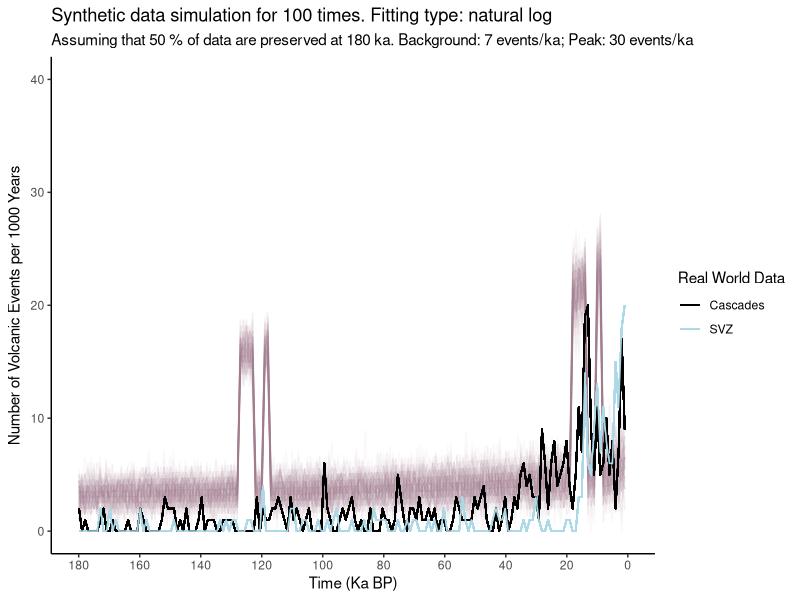

The R script that drew this image:
## ---- chunk 1
knitr::opts_chunk$set(echo = FALSE, warning=FALSE, message=FALSE)

## ---- chunk 2
synthetic_gen <- function(background, background_sd, peak, peak_sd, ar_uncertainty, degla1_begin, degla1_end, degla2_begin, degla2_end, small, gap){
  
  bg <- background
  pk <- peak
  bgsd <- background_sd
  pksd <- peak_sd
  t1 <- degla1_begin
  t2 <- degla1_end
  t3 <- degla2_begin
  t4 <- degla2_end
  gap <- as.integer(gap)
  
  library(ggplot2)
  
  # Initiating a new data.frame for the synthetic data
  syn <- data.frame(ka = c(1:180))
  syn$yearsBP <- NA
  for (i in 1:nrow(syn)){
    syn$yearsBP[i] <- syn$ka[i] * 1000
  }
  
  # Generating the synthetic data
  # method:
  # 1) Background noise = 5 +/- 4;
  #    The variation is based on the normal distribution
  #    using rnorm(1, mean=5, sd=2) function with as.integer()function
  #    which is: as.integer(rnorm(1, mean=5, sd=2))
  # 2) Peaks at interglacial periods:
  #    when ka -> (14, 18) OR (123, 127)
  # 3) Data at peaks = 30 +/- 5
  #    which is: as.integer(rnorm(1, mean=30, sd=2.5))
  syn$events <- NA
  
  if(small==1){
      for (i in 1:nrow(syn)){
        if(isTRUE(i>=t4 && i<=t3) || isTRUE(i>=t2 && i<=t1)){
            syn$events[i] <- as.integer(rnorm(1, mean=pk, sd=pksd))
            if(syn$events[i] < 0){
              syn$events[i] <- 0
            }
        } else if(isTRUE(i>=(t4-gap) && i<=(t4-gap+1)) || isTRUE(i>=(t2-gap) && i<=(t2-gap+1))){
            syn$events[i] <- as.integer(rnorm(1, mean=pk, sd=pksd))
            if(syn$events[i] < 0){
              syn$events[i] <- 0
            }
        } else {
            syn$events[i] <- as.integer(rnorm(1, mean=bg, sd=bgsd))
            if(syn$events[i] < 0){
              syn$events[i] <- 0
            }
        }
    }
  } else {
    for (i in 1:nrow(syn)){
        if(isTRUE(i>=t4 && i<=t3) || isTRUE(i>=t2 && i<=t1)){
            syn$events[i] <- as.integer(rnorm(1, mean=pk, sd=2.5))
            if(syn$events[i] < 0){
              syn$events[i] <- 0
            }
        } else {
            syn$events[i] <- as.integer(rnorm(1, mean=bg, sd=2))
            if(syn$events[i] < 0){
              syn$events[i] <- 0
            }
        }
    }
  }
  
  # generating temporal uncertainty up to 10% for Argon dating
  for (i in 2:(nrow(syn)-1)){
    x <- runif(1,0,1)
    if(x < ar_uncertainty/2){
      syn$events[i-1] <- syn$events[i-1] * (1 + ar_uncertainty/2)
      syn$events[i] <-  syn$events[i] * (1 - ar_uncertainty/2)
      if(syn$events[i] < 0){
        syn$events[i] <- 0
      }
    } else if (x > (1 - ar_uncertainty/2)) {
      syn$events[i] <- syn$events[i] * (1 + ar_uncertainty/2)
      syn$events[i+1] <-  syn$events[i+1] * (1 - ar_uncertainty/2)
      if(syn$events[i+1] < 0){
        syn$events[i+1] <- 0
      }
    }
  }
  
  
  # plot to see the synthetic data
  
  plot <- ggplot()+
    geom_line(data=syn, aes(x=syn$ka, y=syn$events))+
    scale_x_reverse(limits = c(180, 0),breaks = scales::pretty_breaks(n = 18)) +
    ggtitle("Synthetic data") +
    theme(panel.grid.major = element_blank(), panel.grid.minor = element_blank(),
          panel.background = element_blank(), axis.line = element_line(colour = "black"))+
    labs(y = "Events",
         x = "Ka")
  
  plot
  
  return(syn)
}

## ---- chunk 3
mc_syn <- function(type, p, run, background, background_sd, peak, peak_sd, ar_uncertainty, degla1_begin, degla1_end, degla2_begin, degla2_end, small, gap, plot){
  
  require(stringdist)
  
  #df <- syn
  #p <- 0.1
  #run <- 100
  
  
  bg <- background
  pk <- peak
  bgsd <- background_sd
  pksd <- peak_sd
  t1 <- degla1_begin
  t2 <- degla1_end
  t3 <- degla2_begin
  t4 <- degla2_end
  #type <-"linear"
  cascades<-read.csv(file="realData/cascades_simp.csv", header=TRUE, sep=",")
  svz<-read.csv(file="realData/svz_simp.csv", header=TRUE, sep=",")
  
  # Initiating the output data frame
  output <- data.frame(ka = c(1:180))
  
  if(type %in% "linear"){
    
    for(mc in 1:run){
      # generate a new synthetic dataset
      df <- synthetic_gen(bg, bgsd, pk, pksd, ar_uncertainty, t1, t2, t3, t4, small, gap)
      
      # calculate the number of events preserved in each time period
      output$nextrun <- NA
      df$prob <- NA
      
      # In the linear case, the fitting curve y = kx + b passes through (0,1) and (180, p)
      # Therefore:
      # b = 1 and 180k + 1 = p
      # solve: k = (p-1)/180
      # And the curve is: y = (p-1) * x / 180 + 1 where y is the prob and x is ka
      # And the number of preserved events is y * df$events[i]
      
      for (i in 1:nrow(output)){
        df$prob[i] <- (p-1) * df$ka[i] / 180 + 1
        output$nextrun[i] <- ((p-1) * output$ka[i] / 180 + 1) * df$events[i]
      }

      
      # set the column name
      names(output)[mc+1] <- paste("Simu",toString(mc), sep = " ", collapse = NULL)

    }
    # plot
    
    if(plot==0){
        maint <- paste("Synthetic data simulation for", toString(run), "times. Fitting type:", type)
        subt <- paste("Assuming that", toString(p*100), "% of data are preserved at 180 ka. Background:", toString(bg), "events/ka; Peak:", toString(pk), "events/ka")
        last <- run + 1
        plot <- ggplot()
        for(i in 2:last){
              gg.data <- data.frame(Time=output[,1], Events=output[,i])
              plot<- plot+
              geom_line(data=gg.data, aes(x=Time, y=Events),size = 0.5, colour="#A67C94", alpha = 0.05) 
            }
    
        plot <- plot + scale_x_reverse(limits = c(180, 0.1),breaks = scales::pretty_breaks(n = 9)) +
        ggtitle(maint, subt) +
        theme(panel.grid.major = element_blank(), panel.grid.minor = element_blank(),
            panel.background = element_blank(), axis.line = element_line(colour = "black"))+
        scale_y_continuous(name = expression("Number of Volcanic Events per 1000 Years"), limits = c(0, 40))+
        labs(y = "Counts",
            x = "Time (Ka BP)",
            colour = "Parameter")
        print(plot)
    } else {
        maint <- paste("Synthetic data simulation for", toString(run), "times. Fitting type:", type)
        subt <- paste("Assuming that", toString(p*100), "% of data are preserved at 180 ka. Background:", toString(bg), "events/ka; Peak:", toString(pk), "events/ka")
        last <- run + 1
        plot <- ggplot()
        for(i in 2:last){
              gg.data <- data.frame(Time=output[,1], Events=output[,i])
              plot<- plot+
              geom_line(data=gg.data, aes(x=Time, y=Events),size = 0.5, colour="#A67C94", alpha = 0.05)+
              geom_freqpoly(data=cascades, aes(x=ka, colour="Cascades"), bins=180)+
              geom_freqpoly(data=svz, aes(x=ka, colour="SVZ"), bins=180)+
              scale_colour_manual(values = c(
                'Cascades' = 'black',
                'SVZ' = 'light blue'))
            }
    
        plot <- plot + scale_x_reverse(limits = c(180, 0.1),breaks = scales::pretty_breaks(n = 9)) +
        ggtitle(maint, subt) +
        theme(panel.grid.major = element_blank(), panel.grid.minor = element_blank(),
            panel.background = element_blank(), axis.line = element_line(colour = "black"),
            legend.key = element_rect(colour = "white", fill = NA))+
        scale_y_continuous(name = expression("Number of Volcanic Events per 1000 Years"), limits = c(0, 40))+
        labs(y = "Counts",
            x = "Time (Ka BP)",
            colour = "Real World Data")
        print(plot)
          
        }

    
    # return data
    return(output)
    
  } else if (type %in% "inverse"){
    for(mc in 1:run){
      # generate a new synthetic dataset
      df <- synthetic_gen(bg, bgsd, pk, pksd, ar_uncertainty, t1, t2, t3, t4, small, gap)
      
      # calculate the number of events preserved in each time period
      output$nextrun <- NA
      df$prob <- NA
      
      # In the linear case, the fitting curve y = k/(x + b) passes through (0,1) and (180, p)
      # Therefore:
      # b = -k and k/(180 + k) = p
      # solve: k = 180*p/(1 - p)
      # And the curve is: y = (180 * p / (1 - p))/ (x + (180 * p / (1 - p)))
      # where y is the prob and x is ka
      # And the number of preserved events is y * df$events[i]
      
      for (i in 1:nrow(output)){
        df$prob[i] <- (180 * p / (1 - p))/ (df$ka[i] + (180 * p / (1 - p)))
        output$nextrun[i] <- df$prob[i] * df$events[i]
      }
      
      
      # set the column name
      names(output)[mc+1] <- paste("Simu",toString(mc), sep = " ", collapse = NULL)
      
    }
    
    # plot
    if(plot==0){
       maint <- paste("Synthetic data simulation for", toString(run), "times. Fitting type:", type, "proportional")
      subt <- paste("Assuming that", toString(p*100), "% of data are preserved at 180 ka. Background:", toString(bg), "events/ka; Peak:", toString(pk), "events/ka")
      last <- run + 1
      plot <- ggplot()
      for(i in 2:last){
        gg.data <- data.frame(Time=output[,1], Events=output[,i])
        plot<- plot+
          geom_line(data=gg.data, aes(x=Time, y=Events),size = 0.5, colour="#A67C94", alpha = 0.05) 
      }
    
      plot <- plot + scale_x_reverse(limits = c(180, 0.1),breaks = scales::pretty_breaks(n = 9)) +
        ggtitle(maint, subt) +
        theme(panel.grid.major = element_blank(), panel.grid.minor = element_blank(),
              panel.background = element_blank(), axis.line = element_line(colour = "black"),
              legend.key = element_rect(colour = "white", fill = NA))+
        scale_y_continuous(name = expression("Number of Volcanic Events per 1000 Years"), limits = c(0, 40))+
        labs(y = "Counts",
            x = "Time (Ka BP)",
            colour = "Parameter")
      print(plot)
    } else {
       maint <- paste("Synthetic data simulation for", toString(run), "times. Fitting type:", type, "proportional")
      subt <- paste("Assuming that", toString(p*100), "% of data are preserved at 180 ka. Background:", toString(bg), "events/ka; Peak:", toString(pk), "events/ka")
      last <- run + 1
      plot <- ggplot()
      for(i in 2:last){
        gg.data <- data.frame(Time=output[,1], Events=output[,i])
        plot<- plot+
          geom_line(data=gg.data, aes(x=Time, y=Events),size = 0.5, colour="#A67C94", alpha = 0.05)+
          geom_freqpoly(data=cascades, aes(x=ka, colour="Cascades"), bins=180)+
          geom_freqpoly(data=svz, aes(x=ka, colour="SVZ"), bins=180)+
          scale_colour_manual(values = c(
            'Cascades' = 'black',
            'SVZ' = 'light blue'))
      }
    
      plot <- plot + scale_x_reverse(limits = c(180, 0.1),breaks = scales::pretty_breaks(n = 9)) +
        ggtitle(maint, subt) +
        theme(panel.grid.major = element_blank(), panel.grid.minor = element_blank(),
              panel.background = element_blank(), axis.line = element_line(colour = "black"),
              legend.key = element_rect(colour = "white", fill = NA))+
        scale_y_continuous(name = expression("Number of Volcanic Events per 1000 Years"), limits = c(0, 40))+
        labs(y = "Counts",
            x = "Time (Ka BP)",
            colour = "Real World Data")
      print(plot)
    }

  } else if (type %in% "log"){
    
    # for convenience in natural log calculation, we use probability of DROPPING instead of KEEPING
    # so we need to initiating a new var called p1
    
    p1 <- 1 - p
    
    for(mc in 1:run){
      # generate a new synthetic dataset
      df <- synthetic_gen(bg, bgsd, pk, pksd, ar_uncertainty, t1, t2, t3, t4, small, gap)
      
      # calculate the number of events preserved in each time period
      output$nextrun <- NA
      df$prob <- NA
      
      # In the natural log case, the fitting curve y = ln(x+b)/k passes through (0,1) and (180, p1)
      # detailed calculation could be found on the github folder named naturalLog.png
      # And the curve is: y = ln(x+1)/(5.198/p1)
      # And the number of preserved events is (1-y) * df$events[i]
      
      for (i in 1:nrow(output)){
        df$prob[i] <- 1- (log(df$ka[i] + 1) / (5.198 / p1))
        output$nextrun[i] <- df$prob[i] * df$events[i]
      }
      
      
      # set the column name
      names(output)[mc+1] <- paste("Simu",toString(mc), sep = " ", collapse = NULL)
      
    }
    # plot
    
    if(plot==0){
          maint <- paste("Synthetic data simulation for", toString(run), "times. Fitting type: natural", type)
          subt <- paste("Assuming that", toString(p*100), "% of data are preserved at 180 ka. Background:", toString(bg), "events/ka; Peak:", toString(pk), "events/ka")
          last <- run + 1
          plot <- ggplot()
          for(i in 2:last){
              gg.data <- data.frame(Time=output[,1], Events=output[,i])
              plot<- plot+
              geom_line(data=gg.data, aes(x=Time, y=Events),size = 0.5, colour="#A67C94", alpha = 0.05) 
            }
    
          plot <- plot + scale_x_reverse(limits = c(180, 0.1),breaks = scales::pretty_breaks(n = 9)) +
          ggtitle(maint, subt) +
          theme(panel.grid.major = element_blank(), panel.grid.minor = element_blank(),
              panel.background = element_blank(), axis.line = element_line(colour = "black"))+
              scale_y_continuous(name = expression("Number of Volcanic Events per 1000 Years"), limits = c(0, 40))+
              labs(y = "Counts",
                   x = "Time (Ka BP)",
                  colour = "Parameter")
          print(plot)
    } else {
          maint <- paste("Synthetic data simulation for", toString(run), "times. Fitting type: natural", type)
          subt <- paste("Assuming that", toString(p*100), "% of data are preserved at 180 ka. Background:", toString(bg), "events/ka; Peak:", toString(pk), "events/ka")
          last <- run + 1
          plot <- ggplot()
          for(i in 2:last){
              gg.data <- data.frame(Time=output[,1], Events=output[,i])
              plot<- plot+
              geom_line(data=gg.data, aes(x=Time, y=Events),size = 0.5, colour="#A67C94", alpha = 0.05)+
              geom_freqpoly(data=cascades, aes(x=ka, colour="Cascades"), bins=180)+
              geom_freqpoly(data=svz, aes(x=ka, colour="SVZ"), bins=180)+
              scale_colour_manual(values = c(
                'Cascades' = 'black',
                'SVZ' = 'light blue'))
            }
    
          plot <- plot + scale_x_reverse(limits = c(180, 0.1),breaks = scales::pretty_breaks(n = 9)) +
          ggtitle(maint, subt) +
          theme(panel.grid.major = element_blank(), panel.grid.minor = element_blank(),
              panel.background = element_blank(), axis.line = element_line(colour = "black"),
              legend.key = element_rect(colour = "white", fill = NA))+
              scale_y_continuous(name = expression("Number of Volcanic Events per 1000 Years"), limits = c(0, 40))+
              labs(y = "Counts",
                   x = "Time (Ka BP)",
                  colour = "Real World Data")
          print(plot)
    }

    
    # return data
    return(output)
    
  } else {
    error <- "Fitting curve options: linear, log or inverse"
    print(error)
    return(NA)
  }
  
  
}
## ---- chunk 4
setwd("~/Documents/github/synthetic_svz")
# Set the working directory to one level above the folder containing real world data csv files

result <- mc_syn("log", 0.5, 100, 7, 2, 30, 2.5, 0.1, 127, 123, 18, 14, 1, 5, 1)
